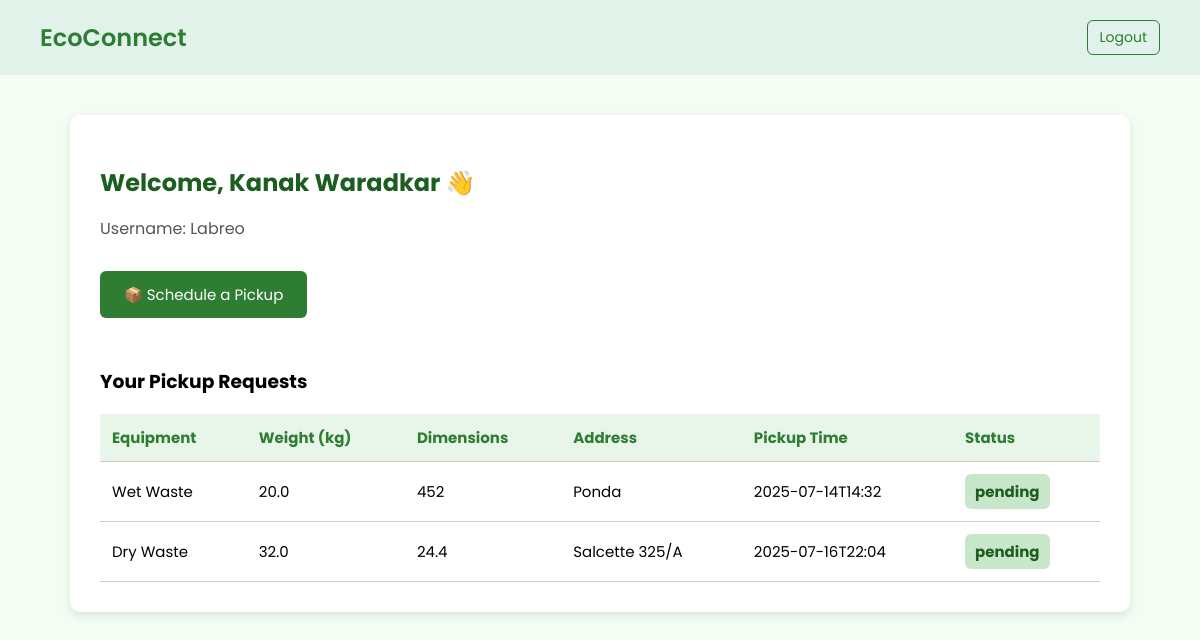
Page /home (signed in) on the committed database.
### tables this page shows
CREATE TABLE users (
    id INTEGER PRIMARY KEY AUTOINCREMENT,
    fullname TEXT NOT NULL,
    address TEXT NOT NULL,
    age INTEGER NOT NULL,
    sex TEXT NOT NULL,
    username TEXT NOT NULL UNIQUE,
    password TEXT NOT NULL
);

CREATE TABLE pickups (
    id INTEGER PRIMARY KEY AUTOINCREMENT,
    user_id INTEGER NOT NULL,
    equipment TEXT NOT NULL,
    weight REAL NOT NULL,
    dimensions TEXT NOT NULL,
    address TEXT NOT NULL,
    pickup_time TEXT NOT NULL,
    status TEXT DEFAULT 'pending',
    timestamp DATETIME DEFAULT CURRENT_TIMESTAMP,
    FOREIGN KEY (user_id) REFERENCES users(id)
);

### app.py (the view)
@app.route('/home')
def home():
    if 'username' not in session:
        return redirect('/login')
    conn = sqlite3.connect('pickups.db')
    conn.row_factory = sqlite3.Row  # enables pickup.equipment-style access
    cursor = conn.cursor()
    cursor.execute("SELECT id, fullname, username FROM users WHERE username = ?", (session['username'],))
    user = cursor.fetchone()
    if not user:
        conn.close()
        return redirect('/login')
    user_id = user['id']
    fullname = user['fullname']
    email = user['username']
    cursor.execute('''
        SELECT equipment, weight, dimensions, address, pickup_time, status
        FROM pickups
        WHERE user_id = ?
        ORDER BY timestamp DESC
    ''', (user_id,))
    pickups = cursor.fetchall()
    conn.close()
    return render_template('home.html', name=fullname, email=email, pickups=pickups)

### templates/home.html (shortened to what this page needs)
<!DOCTYPE html>
<html lang="en">
<head>
</head>
<body>
  <header>
    <div class="logo">EcoConnect</div>
    <div class="top-right">
      <a href="{{ url_for('logout') }}" class="logout-btn">Logout</a>
    </div>
  </header>
  <div class="container">
    <h2>Welcome, {{ name }} 👋</h2>
    <p class="welcome">Username: {{ email }}</p>
    <a href="{{ url_for('request_pickup') }}" class="btn">📦 Schedule a Pickup</a>
    <h3>Your Pickup Requests</h3>
    {% if pickups %}
    <table>
      <thead>
        <tr>
          <th>Equipment</th>
          <th>Weight (kg)</th>
          <th>Dimensions</th>
          <th>Address</th>
          <th>Pickup Time</th>
          <th>Status</th>
        </tr>
      </thead>
      <tbody>
        {% for pickup in pickups %}
        <tr>
          <td>{{ pickup.equipment }}</td>
          <td>{{ pickup.weight }}</td>
          <td>{{ pickup.dimensions }}</td>
          <td>{{ pickup.address }}</td>
          <td>{{ pickup.pickup_time }}</td>
          <td><span class="status">{{ pickup.status }}</span></td>
        </tr>
        {% endfor %}
      </tbody>
    </table>
    {% else %}
      <p class="no-data">You have no pickup requests yet.</p>
    {% endif %}
  </div>
</body>
</html>

### templates/home.html (style rules this page uses)
body { font-family: 'Poppins', sans-serif; margin: 0; padding: 0; background-color: #f4fdf4; }
header { display: flex; justify-content: space-between; align-items: center; background-color: #e0f2e9; padding: 20px 40px; }
.logo { font-size: 24px; font-weight: 600; color: #2e7d32; }
.top-right { display: flex; align-items: center; gap: 20px; }
.logout-btn { font-size: 14px; text-decoration: none; color: #2e7d32; border: 1px solid #2e7d32; padding: 6px 12px; border-radius: 6px; transition: background-color 0.3s, color 0.3s; }
.container { max-width: 1000px; margin: 40px auto; background: #ffffff; padding: 30px; border-radius: 10px; box-shadow: 0 4px 10px rgba(0, 0, 0, 0.1); }
.container h2 { color: #1b5e20; margin-bottom: 10px; }
.welcome { font-size: 16px; color: #555; margin-bottom: 30px; }
.btn { display: inline-block; margin-bottom: 30px; padding: 12px 24px; background-color: #2e7d32; color: white; text-decoration: none; border-radius: 6px; font-size: 15px; }
table { width: 100%; border-collapse: collapse; font-size: 15px; }
th, td { padding: 12px; border-bottom: 1px solid #ccc; text-align: left; }
th { background-color: #e8f5e9; color: #2e7d32; }
.status { font-weight: bold; padding: 6px 10px; border-radius: 6px; background-color: #c8e6c9; color: #1b5e20; display: inline-block; }

### rows in the picture
users: fullname "Kanak Waradkar", username "Labreo"
pickups: equipment "Wet Waste", weight "20.0", dimensions "452", address "Ponda", pickup_time "2025-07-14T14:32", status "pending"
pickups: equipment "Dry Waste", weight "32.0", dimensions "24.4", address "Salcette 325/A", pickup_time "2025-07-16T22:04", status "pending"
